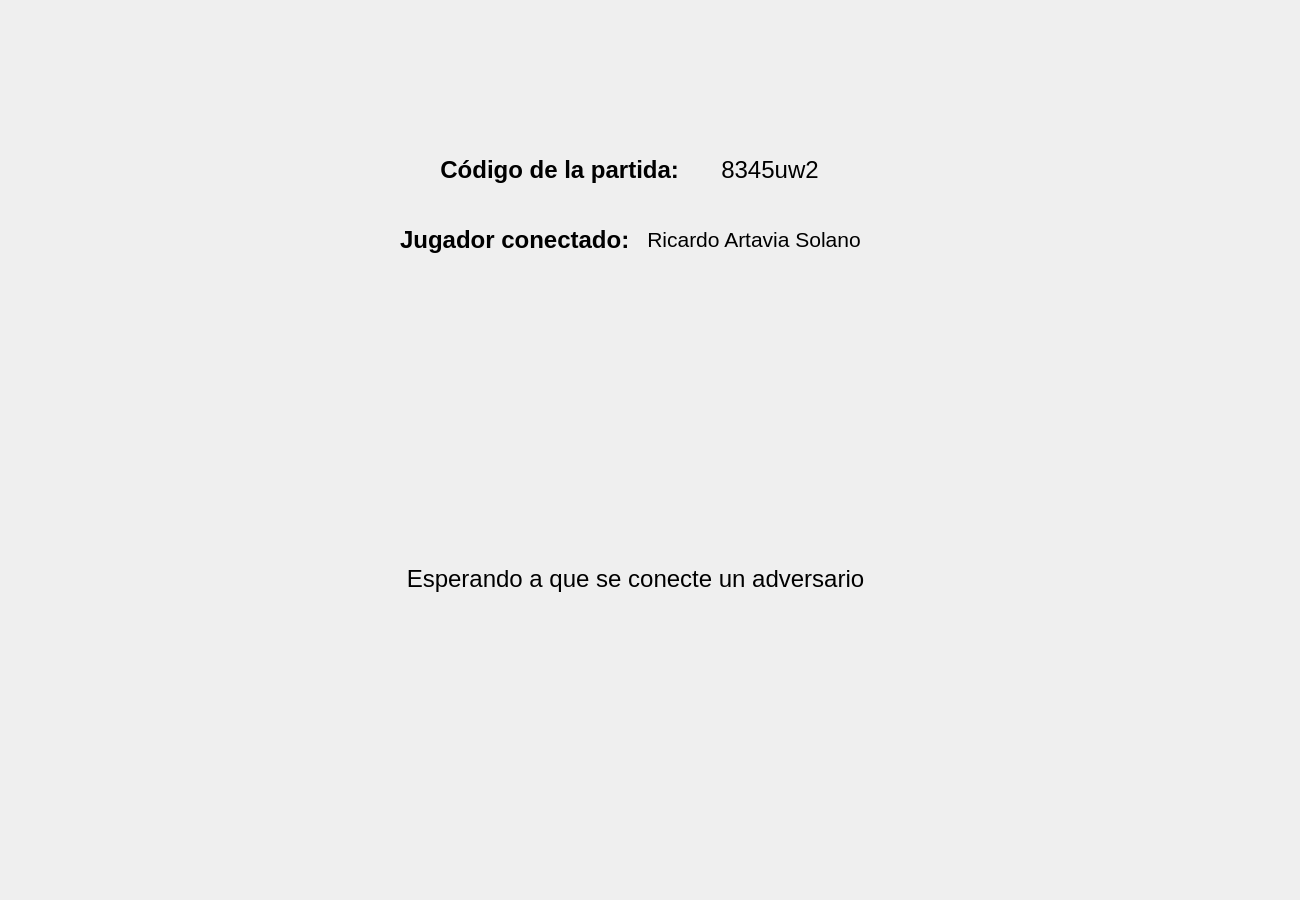
<?xml version="1.0" encoding="UTF-8"?>
<ui version="4.0">
 <class>LobbyWindow</class>
 <widget class="QDialog" name="LobbyWindow">
  <property name="geometry">
   <rect>
    <x>0</x>
    <y>0</y>
    <width>1300</width>
    <height>900</height>
   </rect>
  </property>
  <property name="windowTitle">
   <string>Dialog</string>
  </property>
  <widget class="QWidget" name="horizontalLayoutWidget">
   <property name="geometry">
    <rect>
     <x>440</x>
     <y>130</y>
     <width>414</width>
     <height>80</height>
    </rect>
   </property>
   <layout class="QHBoxLayout" name="horizontalLayout">
    <property name="spacing">
     <number>0</number>
    </property>
    <item>
     <widget class="QLabel" name="label_EnunciadoNumSala">
      <property name="text">
       <string>&lt;html&gt;&lt;head/&gt;&lt;body&gt;&lt;p align=&quot;center&quot;&gt;&lt;span style=&quot; font-size:18pt; font-weight:600;&quot;&gt;Código de la partida: &lt;/span&gt;&lt;/p&gt;&lt;/body&gt;&lt;/html&gt;</string>
      </property>
     </widget>
    </item>
    <item>
     <widget class="QLabel" name="label_NumeroSala">
      <property name="text">
       <string>&lt;html&gt;&lt;head/&gt;&lt;body&gt;&lt;p align=&quot;center&quot;&gt;&lt;span style=&quot; font-size:18pt;&quot;&gt;8345uw2&lt;/span&gt;&lt;/p&gt;&lt;/body&gt;&lt;/html&gt;</string>
      </property>
     </widget>
    </item>
   </layout>
  </widget>
  <widget class="QWidget" name="horizontalLayoutWidget_2">
   <property name="geometry">
    <rect>
     <x>400</x>
     <y>200</y>
     <width>461</width>
     <height>80</height>
    </rect>
   </property>
   <layout class="QHBoxLayout" name="horizontalLayout_2">
    <property name="spacing">
     <number>20</number>
    </property>
    <item alignment="Qt::AlignVCenter">
     <widget class="QLabel" name="label_enunciadoJ1">
      <property name="text">
       <string>&lt;html&gt;&lt;head/&gt;&lt;body&gt;&lt;p align=&quot;center&quot;&gt;&lt;span style=&quot; font-size:18pt; font-weight:600;&quot;&gt;Jugador conectado:&lt;/span&gt;&lt;/p&gt;&lt;/body&gt;&lt;/html&gt;</string>
      </property>
     </widget>
    </item>
    <item alignment="Qt::AlignHCenter">
     <widget class="QLabel" name="label_NombreJ1Lobby">
      <property name="text">
       <string>&lt;html&gt;&lt;head/&gt;&lt;body&gt;&lt;p align=&quot;center&quot;&gt;&lt;span style=&quot; font-size:16pt;&quot;&gt;Ricardo Artavia Solano&lt;/span&gt;&lt;/p&gt;&lt;/body&gt;&lt;/html&gt;</string>
      </property>
     </widget>
    </item>
   </layout>
   <zorder>label_NombreJ1Lobby</zorder>
   <zorder>label_enunciadoJ1</zorder>
  </widget>
  <widget class="QLabel" name="label_EnunciadoNumSala_2">
   <property name="geometry">
    <rect>
     <x>390</x>
     <y>540</y>
     <width>491</width>
     <height>78</height>
    </rect>
   </property>
   <property name="text">
    <string>&lt;html&gt;&lt;head/&gt;&lt;body&gt;&lt;p align=&quot;center&quot;&gt;&lt;span style=&quot; font-size:18pt;&quot;&gt;Esperando a que se conecte un adversario&lt;/span&gt;&lt;/p&gt;&lt;/body&gt;&lt;/html&gt;</string>
   </property>
   <property name="alignment">
    <set>Qt::AlignCenter</set>
   </property>
  </widget>
 </widget>
 <resources/>
 <connections/>
</ui>
